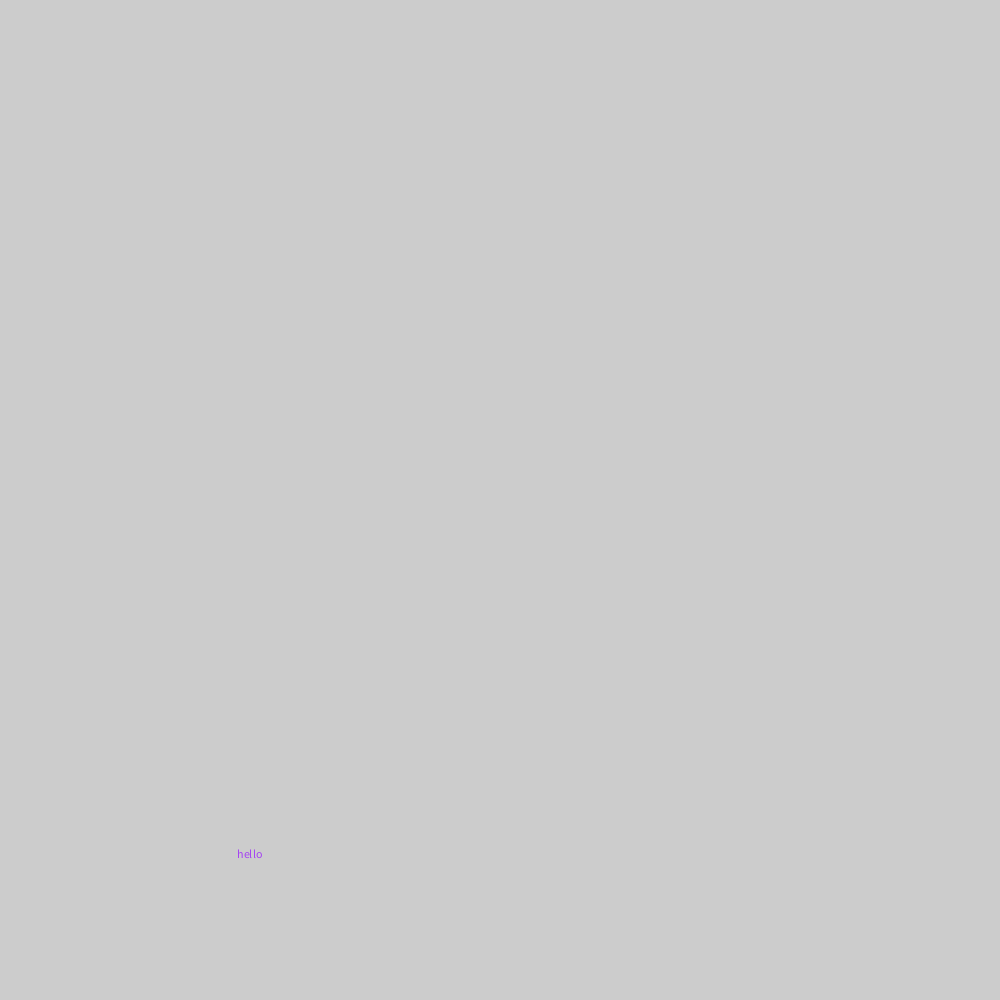
Frame 1 (no input)
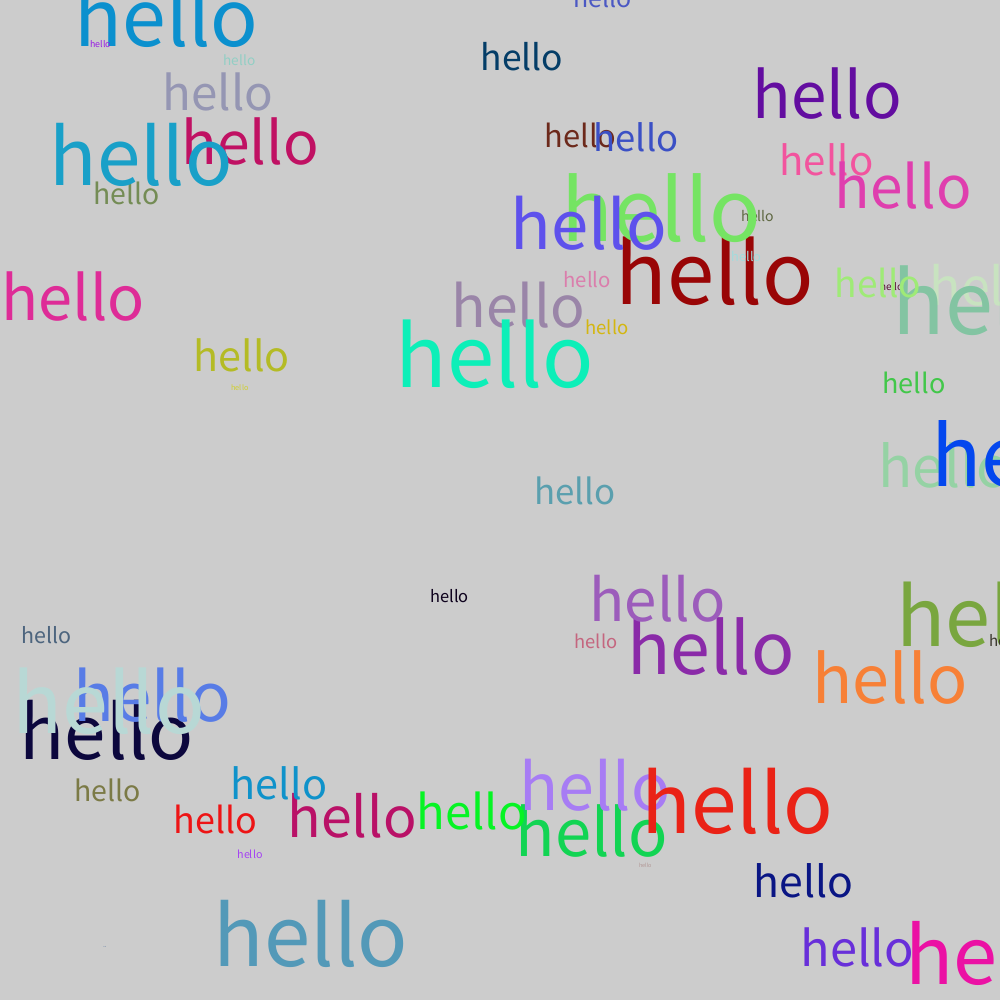
Frame 60 (the mouse pressed at the canvas centre just before this capture)
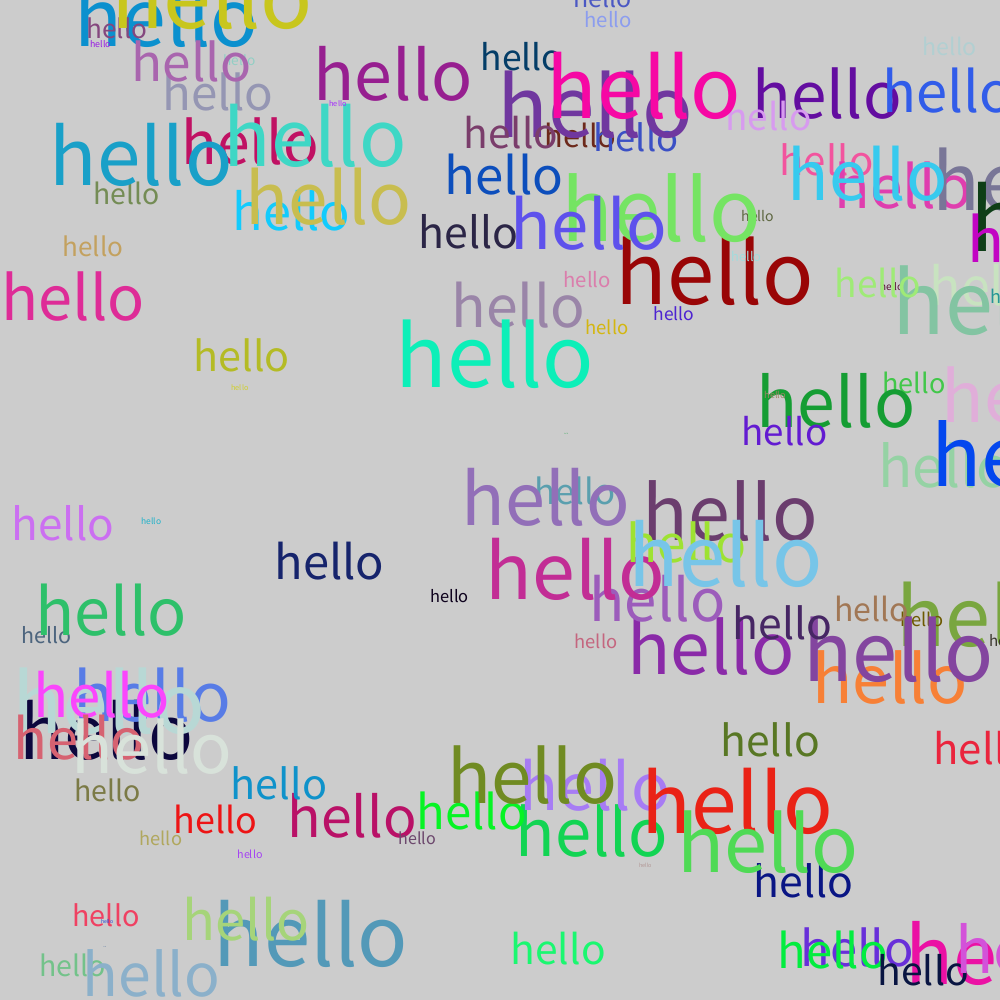
Frame 120 (the mouse held since frame 60 and released just before this capture)

The Processing sketch that drew these frames (run headless with seeded random() and noise(); from frame 60 on, the mouse is pressed at the canvas centre):

// Processing sketch: sketch018_1
// ── sketch018_1.pde
void setup()
{
size(1000,1000);
}
void draw() 
{
fill(random(255),random(255),random(255));
text("hello",random(1000),random(1000));
textSize(random(100));
}
